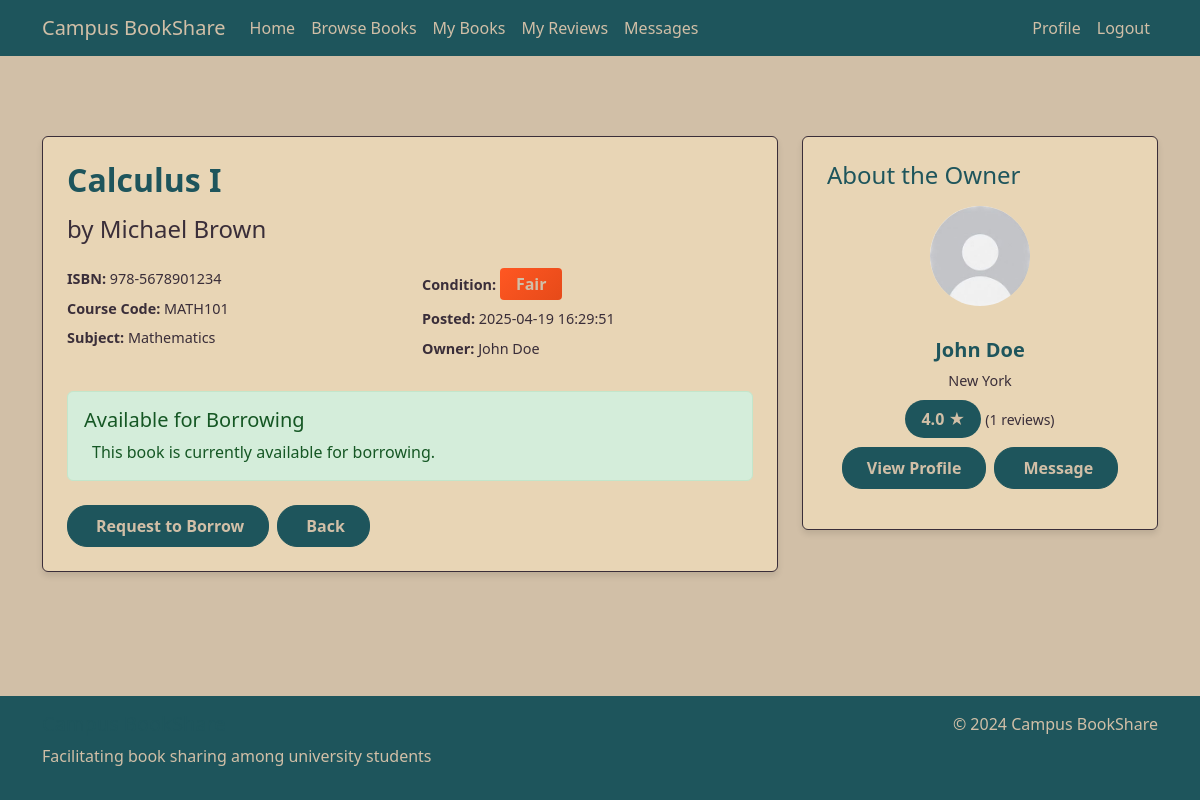
The page /book/3 (signed in) on the database as committed earlier.
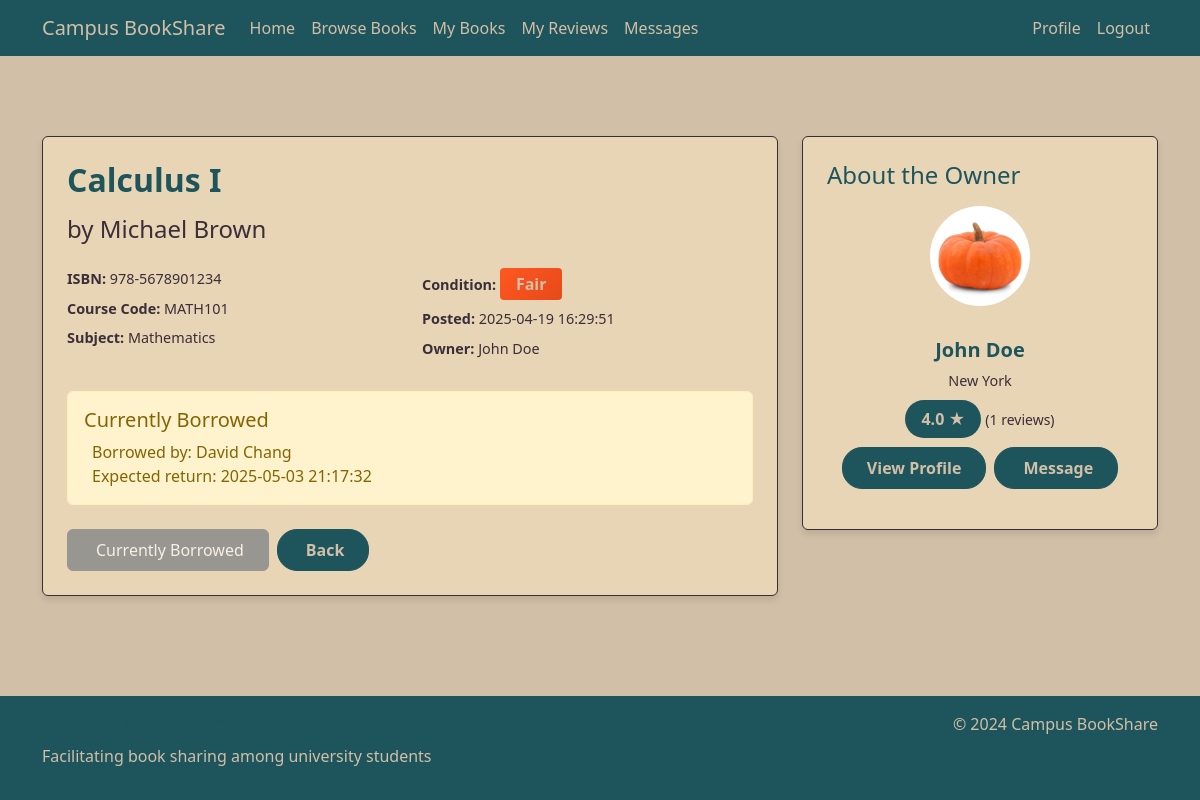
The same page on the database as committed later.
### tables this page shows
CREATE TABLE Users (
        user_id INTEGER PRIMARY KEY AUTOINCREMENT,
        name TEXT NOT NULL,
        email TEXT NOT NULL UNIQUE,
        password TEXT NOT NULL,
        profile_image TEXT,
        location TEXT
    );

CREATE TABLE BorrowedBooks (
        borrow_id INTEGER PRIMARY KEY AUTOINCREMENT,
        book_id INTEGER,
        borrower_id INTEGER,
        borrow_date TEXT NOT NULL,
        expected_return_date TEXT NOT NULL,
        return_date TEXT,
        FOREIGN KEY (book_id) REFERENCES Books(book_id),
        FOREIGN KEY (borrower_id) REFERENCES Users(user_id)
    );

### app.py (the view)
@app.route('/book/<int:book_id>')
@login_required
def view_book(book_id):
    try:
        conn = get_db_connection()
        book = conn.execute('''
            SELECT b.*, u.name as owner_name, u.user_id as owner_id, u.location,
                   u.profile_image,
                   COALESCE(AVG(r.rating), 0) as rating,
                   COUNT(r.review_id) as review_count
            FROM Books b
            JOIN Users u ON b.user_id = u.user_id
            LEFT JOIN Reviews r ON u.user_id = r.user_id
            WHERE b.book_id = ?
            GROUP BY b.book_id, u.user_id
        ''', (book_id,)).fetchone()
        if not book:
            flash('Book not found.', 'danger')
            return redirect(url_for('home'))
        borrowing = conn.execute('''
            SELECT bb.*, u.name as borrower_name
            FROM BorrowedBooks bb
            JOIN Users u ON bb.borrower_id = u.user_id
            WHERE bb.book_id = ? AND bb.return_date IS NULL
        ''', (book_id,)).fetchone()
        conn.close()
        return render_template('view_book.html',
                             book=book,
                             borrowing=borrowing)
    except Exception as e:
        flash('An error occurred while loading the book details.', 'danger')
        return redirect(url_for('home'))

### app.py (called while the page is built)
def get_db_connection():
    conn = sqlite3.connect('database.db')
    conn.row_factory = sqlite3.Row
    return conn

def login_required(f):
    @wraps(f)
    def decorated_function(*args, **kwargs):
        if 'user_id' not in session:
            flash('Please log in to access this page.', 'warning')
            return redirect(url_for('login'))
        return f(*args, **kwargs) # Returns original function if logged in
    return decorated_function

### templates/view_book.html (shortened to what the changed rows need)
{% extends "base.html" %}
{% block content %}
<div class="container book-view-container">
    <div class="row">
        <div class="col-md-8">
            <div class="card book-view-card mb-4">
                <div class="card-body">
                    <h2 class="book-title mb-3">{{ book.title }}</h2>
                    <div class="row mb-4">
                        <div class="col-md-6">
                            <p class="book-meta"><strong>Condition:</strong>
                                <span class="badge badge-reviews" data-condition="{{ book.condition }}">{{ book.condition }}</span>
                            </p>
                            <p class="book-meta"><strong>Posted:</strong> {{ book.date_posted }}</p>
                            <p class="book-meta"><strong>Owner:</strong> {{ book.owner_name }}</p>
                        </div>
                    </div>
                    <div class="availability-status mb-4">
                        {% if borrowing %}
                            <div class="alert alert-warning">
                                <h5 class="alert-heading">Currently Borrowed</h5>
                                <p class="mb-0">
                                    Borrowed by: {{ borrowing.borrower_name }}<br>
                                    Expected return: {{ borrowing.expected_return_date }}
                                </p>
                            </div>
                        {% else %}
                            <div class="alert alert-success">
                                <h5 class="alert-heading">Available for Borrowing</h5>
                                <p class="mb-0">
                                    This book is currently available for borrowing.
                                </p>
                            </div>
                        {% endif %}
                    </div>
                    <div class="d-flex gap-2">
                        {% if book.user_id != session['user_id'] %}
                            {% if book.availability == 'available' %}
                            <form action="{{ url_for('borrow_book', book_id=book.book_id) }}" method="POST" class="d-inline">
                                <button type="submit" class="btn btn-primary btn-px-4">
                                     Request to Borrow
                                </button>
                            </form>
                            {% elif book.availability == 'pending' %}
                            <button class="btn btn-secondary btn-px-4" disabled>
                                <i class="fas fa-clock me-1"></i> Request Pending
                            </button>
                            {% elif book.availability == 'borrowed' %}
                            <button class="btn btn-secondary btn-px-4" disabled>
                                 Currently Borrowed
                            </button>
                            {% endif %}
                        {% endif %}
                        <a href="{{ url_for('home') }}" class="btn btn-primary btn-px-4">
                             Back
                        </a>
                    </div>
                </div>
            </div>
        </div>
        <div class="col-md-4">
            <div class="card owner-card">
                <div class="card-body">
                    <div class="text-center mb-3">
                        {% if book.profile_image %}
                            <img src="{{ book.profile_image }}"
                                 class="profile-image-medium rounded-circle mb-3" alt="Profile Image">
                        {% else %}
                            <div class="default-avatar rounded-circle mb-3 mx-auto">
                                <span>{{ book.owner_name[0].upper() }}</span>
                            </div>
                        {% endif %}
                        <h5 class="owner-name">{{ book.owner_name }}</h5>
                        <p class="owner-location">{{ book.location }}</p>
                        <div class="mb-3">
                            <span class="owner-rating">{{ "%.1f"|format(book.rating) if book.rating else 0 }} ★</span>
                            <small class="text-muted">({{ book.review_count }} reviews)</small>
                        </div>
                        <div class="d-flex gap-2 justify-content-center owner-actions">
                            <a href="{{ url_for('view_profile', user_id=book.owner_id) }}" class="btn btn-primary btn-px-4">View Profile</a>
                            {% if book.user_id != session['user_id'] %}
                                <a href="{{ url_for('messages', message_id=0, user_id=book.owner_id) }}"
                                   class="btn btn-primary btn-px-4">
                                </a>
                            {% endif %}
                        </div>
                    </div>
                </div>
            </div>
        </div>
    </div>
</div>
{% endblock %}

Rows that differ between the two databases and show on the page:
changed Books "Calculus I": availability "available" → "borrowed" (drawn)
changed Users "John Doe": profile_image: picture added in place of a placeholder
added Users: borrower_name "David Chang"
added BorrowedBooks: expected_return_date "2025-05-03 21:17:32"
Other text that changed with them:
text no longer shown: "Available for Borrowing This book is currently available for borrowing. Request to Borrow"
text now shown: "Currently Borrowed Borrowed by: Expected return: Currently Borrowed"
